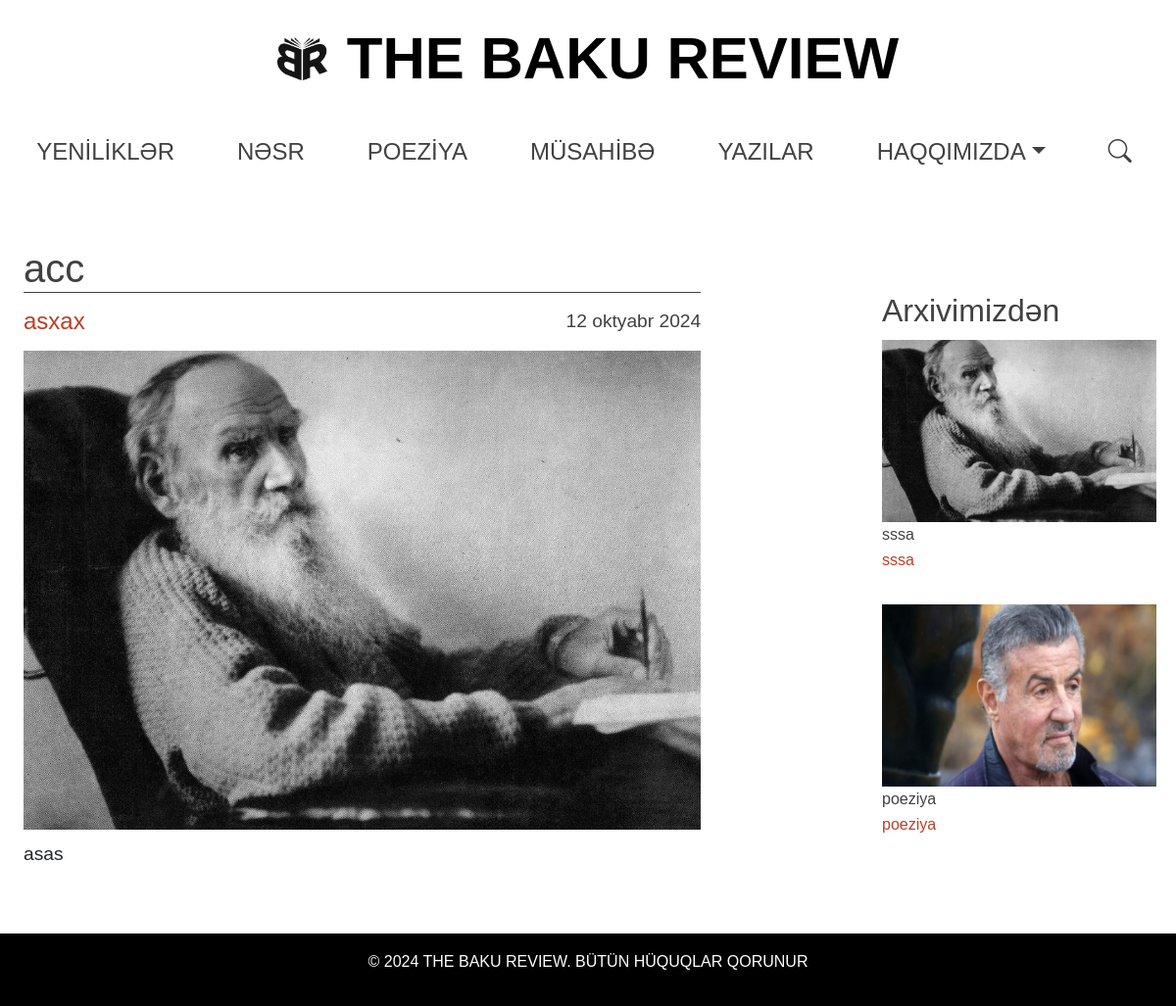
/poetry/acc/, run on the app's committed database.
### core/models.py (models this page shows, shortened)
class BaseModel(models.Model):
    title = models.CharField(max_length=200, db_index=True)
    slug = models.SlugField(max_length=200, unique=True, blank=True)
    content = CKEditor5Field("Text", config_name="extends")
    image = models.ImageField(upload_to=get_image_upload_path)
    thumbnail = models.ImageField(
        upload_to=get_image_upload_path, null=True, blank=True
    )
    author = models.CharField(max_length=100, db_index=True)
    is_active = models.BooleanField(default=True)
    created_at = models.DateTimeField(auto_now_add=True)
    class Meta:
        abstract = True

class Poetry(BaseModel):
    class Meta:
        verbose_name = "Poeziya"
        verbose_name_plural = "Poeziya"

### core/views.py (the view)
# urls.py: path("poetry/<slug:slug>/", views.PoetryDetailView.as_view(), name="poetry_detail"),
class PoetryDetailView(DetailView):
    model = Poetry
    template_name = "poetry_detail.html"
    context_object_name = "poetry"
    def get_context_data(self, **kwargs):
        context = super().get_context_data(**kwargs)
        poetry_id = self.object.id
        context["related_poetry"] = (
            Poetry.objects.filter(is_active=True)
            .exclude(id=poetry_id)
            .order_by("-created_at")[:5]
        )
        return context

### templates/poetry_detail.html (shortened to what this page needs)
{% extends 'base.html' %}
{% load static %}
{% block content %}
<div class="detail-container mt-4">
    <div class="row">
        <div class="col-md-9 mx-auto d-flex flex-column">
            <h2 class="news-title" id="newsTitle" style="width: 85%; margin-bottom: 0;">{{ poetry.title }}</h2>
            <div class="divider"></div>
            <div style="display: flex; justify-content: space-between; align-items: center; width: 80%; margin: 0; padding-top: 5px;">
                <p class="author" style="font-size: 1.5em; margin: 0;">
                    <a href="{% url 'author_detail' poetry.author %}" style="color: inherit; text-decoration: none;">
                        {{ poetry.author }}
                    </a>
                </p>
                <span class="date" style="font-size: 1.2em; white-space: nowrap;">{{ poetry.created_at|date:"d F Y"|lower }}</span>
            </div>
            <div class="image-container" style="max-width: 100%; overflow: hidden; margin-top: 10px;">
                <img src="{{ poetry.image.url }}" alt="{{ poetry.title }}" class="img-fluid news-image" style="max-width: 100%; height: auto;">
            </div>
            <div class="news-content" style="margin-top: 10px; overflow-wrap: break-word;">
                {{ poetry.content | safe }}
            </div>
        </div>
        <div class="col-md-3 d-flex flex-column archive-container">
            <h2 class="archive-title" id="archiveTitle" style="margin-bottom: 10px;">Arxivimizdən</h2>
            <ul class="list-unstyled">
                {% for related in related_poetry %}
                <li class="mb-3 d-flex">
                    <a href="{% url 'poetry_detail' related.slug %}" class="archive-link" style="flex: 1; display: flex; flex-direction: column; align-items: flex-start;">
                        <img src="{{ related.image.url }}" alt="{{ related.title }}" class="img-fluid archive-image">
                        <p style="margin-bottom: 0;">{{ related.title }}</p>
                        <p class="author">{{ related.author }}</p>
                    </a>
                </li>
                {% endfor %}
            </ul>
        </div>
    </div>
</div>
{% endblock %}

### static/css/styles.css (style rules this page uses)
* { margin: 0; padding: 0; box-sizing: border-box; }
body { font-family: Arial, sans-serif; line-height: 1.6; display: flex; flex-direction: column; min-height: 100vh; margin: 0; }
.mt-4 { margin-top: 0; }
.container .row>* { padding-right: 0; }
.author { margin-right: auto; color: rgb(191, 61, 35); }
.date { margin-left: 20px; color: rgb(65, 65, 65); }
.detail-container { padding-left: 1rem; padding-right: 1rem; }
.news-title { width: 75%; font-size: 2.5em; color: rgb(65, 65, 65); }
.divider { width: 80%; margin-bottom: 5px; border-top: 1px solid rgb(65, 65, 65); }
.date { font-size: 1.5em; }
.image-container { margin-top: 0px; }
.news-image { width: 80%; height: auto; }
.news-content { font-size: 1.2em; margin-top: 20px; width: 80% !important; }
.archive-container { margin-top: 0em; padding-right: 7px; }
.archive-title { margin-bottom: 1em; color: rgb(65, 65, 65); }
.archive-image { aspect-ratio: 3 / 2; object-fit: cover; width: 100%; height: auto; }
.archive-link { color: rgb(65, 65, 65); ; text-decoration: none; }

### data on the page
Poetry: title "acc", author "asxax", created_at "12 oktyabr 2024", image (picture), content "asas"
Poetry: image (picture), title "sssa", author "sssa"
Poetry: image (picture), title "poeziya", author "poeziya"
